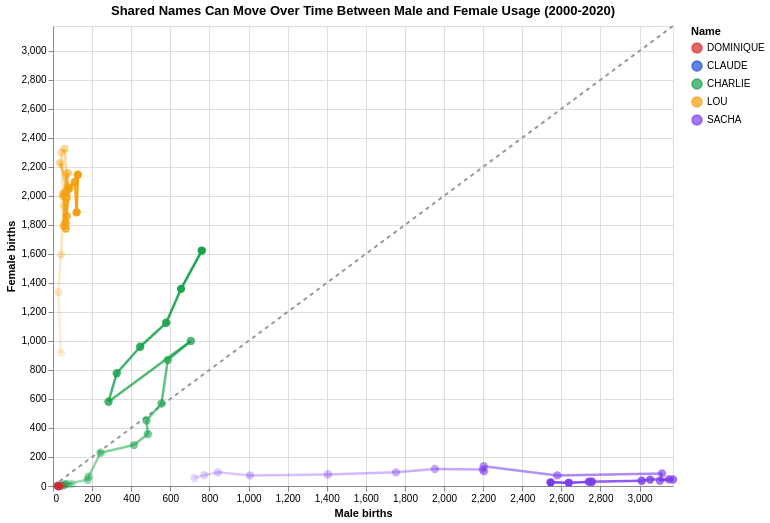

Write notebook code for a chart like this one.
### Code cell
limits = max(plot_data['male_births'].max(), plot_data['female_births'].max())
reference = pd.DataFrame({'x': [0, limits], 'y': [0, limits]})

diag = alt.Chart(reference).mark_line(color='#999', strokeDash=[4, 4]).encode(
    x=alt.X('x:Q', title='Male births', scale=alt.Scale(domain=[0, limits], nice=False)),
    y=alt.Y('y:Q', title='Female births', scale=alt.Scale(domain=[0, limits], nice=False))
)

segments = plot_data.copy()
segments['male_births_next'] = segments.groupby('preusuel')['male_births'].shift(-1)
segments['female_births_next'] = segments.groupby('preusuel')['female_births'].shift(-1)
segments = segments.dropna(subset=['male_births_next', 'female_births_next']).copy()

name_palette = ['#d62828', '#1d4ed8', '#16a34a', '#f59e0b', '#7c3aed']

lines = alt.Chart(segments).mark_rule(strokeWidth=2.5).encode(
    x=alt.X('male_births:Q', title='Male births', scale=alt.Scale(domain=[0, limits], nice=False)),
    y=alt.Y('female_births:Q', title='Female births', scale=alt.Scale(domain=[0, limits], nice=False)),
    x2='male_births_next:Q',
    y2='female_births_next:Q',
    color=alt.Color('preusuel:N', title='Name', scale=alt.Scale(domain=selected_names, range=name_palette)),
    opacity=alt.Opacity('year_strength:Q', legend=None, scale=alt.Scale(domain=[0, 1], range=[0.2, 1]))
)

points = alt.Chart(plot_data).mark_circle(size=70).encode(
    x=alt.X('male_births:Q', title='Male births', scale=alt.Scale(domain=[0, limits], nice=False)),
    y=alt.Y('female_births:Q', title='Female births', scale=alt.Scale(domain=[0, limits], nice=False)),
    color=alt.Color('preusuel:N', title='Name', scale=alt.Scale(domain=selected_names, range=name_palette)),
    opacity=alt.Opacity('year_strength:Q', legend=None, scale=alt.Scale(domain=[0, 1], range=[0.25, 1])),
    tooltip=[
        alt.Tooltip('preusuel:N', title='Name'),
        alt.Tooltip('annais:Q', title='Year'),
        alt.Tooltip('male_births:Q', title='Male births'),
        alt.Tooltip('female_births:Q', title='Female births')
    ]
)

(diag + lines + points).properties(
    width=620,
    height=460,
    title='Shared Names Can Move Over Time Between Male and Female Usage (2000-2020)'
)

### Figure 1 — Vega-Lite specification as saved in the notebook (floating-point values rounded to 4 significant figures)
{"config": {"view": {"continuousWidth": 300, "continuousHeight": 300}}, "layer": [{"data": {"name": "data-9502856ba2ed4d2eab51a879c333c2a0"}, "mark": {"type": "line", "color": "#999", "strokeDash": [4, 4]}, "encoding": {"x": {"field": "x", "scale": {"domain": [0, 3171.0], "nice": false}, "title": "Male births", "type": "quantitative"}, "y": {"field": "y", "scale": {"domain": [0, 3171.0], "nice": false}, "title": "Female births", "type": "quantitative"}}}, {"data": {"name": "data-6e6095345224b8812c63f23b59598062"}, "mark": {"type": "rule", "strokeWidth": 2.5}, "encoding": {"color": {"field": "preusuel", "scale": {"domain": ["DOMINIQUE", "CLAUDE", "CHARLIE", "LOU", "SACHA"], "range": ["#d62828", "#1d4ed8", "#16a34a", "#f59e0b", "#7c3aed"]}, "title": "Name", "type": "nominal"}, "opacity": {"field": "year_strength", "legend": null, "scale": {"domain": [0, 1], "range": [0.2, 1]}, "type": "quantitative"}, "x": {"field": "male_births", "scale": {"domain": [0, 3171.0], "nice": false}, "title": "Male births", "type": "quantitative"}, "x2": {"field": "male_births_next"}, "y": {"field": "female_births", "scale": {"domain": [0, 3171.0], "nice": false}, "title": "Female births", "type": "quantitative"}, "y2": {"field": "female_births_next"}}}, {"data": {"name": "data-b665137e69a1f4ab9d842a3d0553e8be"}, "mark": {"type": "circle", "size": 70}, "encoding": {"color": {"field": "preusuel", "scale": {"domain": ["DOMINIQUE", "CLAUDE", "CHARLIE", "LOU", "SACHA"], "range": ["#d62828", "#1d4ed8", "#16a34a", "#f59e0b", "#7c3aed"]}, "title": "Name", "type": "nominal"}, "opacity": {"field": "year_strength", "legend": null, "scale": {"domain": [0, 1], "range": [0.25, 1]}, "type": "quantitative"}, "tooltip": [{"field": "preusuel", "title": "Name", "type": "nominal"}, {"field": "annais", "title": "Year", "type": "quantitative"}, {"field": "male_births", "title": "Male births", "type": "quantitative"}, {"field": "female_births", "title": "Female births", "type": "quantitative"}], "x": {"field": "male_births", "scale": {"domain": [0, 3171.0], "nice": false}, "title": "Male births", "type": "quantitative"}, "y": {"field": "female_births", "scale": {"domain": [0, 3171.0], "nice": false}, "title": "Female births", "type": "quantitative"}}}], "height": 460, "title": "Shared Names Can Move Over Time Between Male and Female Usage (2000-2020)", "width": 620, "$schema": "https://vega.github.io/schema/vega-lite/v6.4.1.json", "datasets": {"data-9502856ba2ed4d2eab51a879c333c2a0": [{"x": 0.0, "y": 0.0}, {"x": 3171.0, "y": 3171.0}], "data-6e6095345224b8812c63f23b59598062": [{"annais": 2000, "preusuel": "CHARLIE", "male_births": 87.0, "female_births": 12.0, "decade": 2000, "year_strength": 0.0, "male_births_next": 99.0, "female_births_next": 15.0}, {"annais": 2001, "preusuel": "CHARLIE", "male_births": 99.0, "female_births": 15.0, "decade": 2000, "year_strength": 0.05, "male_births_next": 53.0, "female_births_next": 10.0}, {"annais": 2002, "preusuel": "CHARLIE", "male_births": 53.0, "female_births": 10.0, "decade": 2000, "year_strength": 0.1, "male_births_next": 55.0, "female_births_next": 7.0}, {"annais": 2003, "preusuel": "CHARLIE", "male_births": 55.0, "female_births": 7.0, "decade": 2000, "year_strength": 0.15, "male_births_next": 63.0, "female_births_next": 11.0}, {"annais": 2004, "preusuel": "CHARLIE", "male_births": 63.0, "female_births": 11.0, "decade": 2000, "year_strength": 0.2, "male_births_next": 68.0, "female_births_next": 14.0}, {"annais": 2005, "preusuel": "CHARLIE", "male_births": 68.0, "female_births": 14.0, "decade": 2000, "year_strength": 0.25, "male_births_next": 177.0, "female_births_next": 43.0}, {"annais": 2006, "preusuel": "CHARLIE", "male_births": 177.0, "female_births": 43.0, "decade": 2000, "year_strength": 0.3, "male_births_next": 182.0, "female_births_next": 64.0}, {"annais": 2007, "preusuel": "CHARLIE", "male_births": 182.0, "female_births": 64.0, "decade": 2000, "year_strength": 0.35, "male_births_next": 243.0, "female_births_next": 229.0}, {"annais": 2008, "preusuel": "CHARLIE", "male_births": 243.0, "female_births": 229.0, "decade": 2000, "year_strength": 0.4, "male_births_next": 414.0, "female_births_next": 282.0}, {"annais": 2009, "preusuel": "CHARLIE", "male_births": 414.0, "female_births": 282.0, "decade": 2000, "year_strength": 0.45, "male_births_next": 485.0, "female_births_next": 358.0}, {"annais": 2010, "preusuel": "CHARLIE", "male_births": 485.0, "female_births": 358.0, "decade": 2010, "year_strength": 0.5, "male_births_next": 478.0, "female_births_next": 452.0}, {"annais": 2011, "preusuel": "CHARLIE", "male_births": 478.0, "female_births": 452.0, "decade": 2010, "year_strength": 0.55, "male_births_next": 555.0, "female_births_next": 569.0}, {"annais": 2012, "preusuel": "CHARLIE", "male_births": 555.0, "female_births": 569.0, "decade": 2010, "year_strength": 0.6, "male_births_next": 587.0, "female_births_next": 868.0}, {"annais": 2013, "preusuel": "CHARLIE", "male_births": 587.0, "female_births": 868.0, "decade": 2010, "year_strength": 0.65, "male_births_next": 705.0, "female_births_next": 1000.0}, {"annais": 2014, "preusuel": "CHARLIE", "male_births": 705.0, "female_births": 1000.0, "decade": 2010, "year_strength": 0.7, "male_births_next": 284.0, "female_births_next": 581.0}, {"annais": 2015, "preusuel": "CHARLIE", "male_births": 284.0, "female_births": 581.0, "decade": 2010, "year_strength": 0.75, "male_births_next": 326.0, "female_births_next": 777.0}, {"annais": 2016, "preusuel": "CHARLIE", "male_births": 326.0, "female_births": 777.0, "decade": 2010, "year_strength": 0.8, "male_births_next": 446.0, "female_births_next": 960.0}, {"annais": 2017, "preusuel": "CHARLIE", "male_births": 446.0, "female_births": 960.0, "decade": 2010, "year_strength": 0.85, "male_births_next": 579.0, "female_births_next": 1125.0}, {"annais": 2018, "preusuel": "CHARLIE", "male_births": 579.0, "female_births": 1125.0, "decade": 2010, "year_strength": 0.9, "male_births_next": 655.0, "female_births_next": 1359.0}, {"annais": 2019, "preusuel": "CHARLIE", "male_births": 655.0, "female_births": 1359.0, "decade": 2010, "year_strength": 0.95, "male_births_next": 761.0, "female_births_next": 1623.0}, {"annais": 2000, "preusuel": "CLAUDE", "male_births": 28.0, "female_births": 0.0, "decade": 2000, "year_strength": 0.0, "male_births_next": 29.0, "female_births_next": 0.0}, {"annais": 2002, "preusuel": "CLAUDE", "male_births": 29.0, "female_births": 0.0, "decade": 2000, "year_strength": 0.1, "male_births_next": 23.0, "female_births_next": 0.0}, {"annais": 2000, "preusuel": "DOMINIQUE", "male_births": 50.0, "female_births": 0.0, "decade": 2000, "year_strength": 0.0, "male_births_next": 29.0, "female_births_next": 0.0}, {"annais": 2001, "preusuel": "DOMINIQUE", "male_births": 29.0, "female_births": 0.0, "decade": 2000, "year_strength": 0.05, "male_births_next": 36.0, "female_births_next": 0.0}, {"annais": 2002, "preusuel": "DOMINIQUE", "male_births": 36.0, "female_births": 0.0, "decade": 2000, "year_strength": 0.1, "male_births_next": 27.0, "female_births_next": 0.0}, {"annais": 2003, "preusuel": "DOMINIQUE", "male_births": 27.0, "female_births": 0.0, "decade": 2000, "year_strength": 0.15, "male_births_next": 26.0, "female_births_next": 0.0}, {"annais": 2004, "preusuel": "DOMINIQUE", "male_births": 26.0, "female_births": 0.0, "decade": 2000, "year_strength": 0.2, "male_births_next": 35.0, "female_births_next": 0.0}, {"annais": 2005, "preusuel": "DOMINIQUE", "male_births": 35.0, "female_births": 0.0, "decade": 2000, "year_strength": 0.25, "male_births_next": 25.0, "female_births_next": 0.0}, {"annais": 2000, "preusuel": "LOU", "male_births": 41.0, "female_births": 918.0, "decade": 2000, "year_strength": 0.0, "male_births_next": 27.0, "female_births_next": 1335.0}, {"annais": 2001, "preusuel": "LOU", "male_births": 27.0, "female_births": 1335.0, "decade": 2000, "year_strength": 0.05, "male_births_next": 41.0, "female_births_next": 1595.0}, {"annais": 2002, "preusuel": "LOU", "male_births": 41.0, "female_births": 1595.0, "decade": 2000, "year_strength": 0.1, "male_births_next": 54.0, "female_births_next": 1932.0}, {"annais": 2003, "preusuel": "LOU", "male_births": 54.0, "female_births": 1932.0, "decade": 2000, "year_strength": 0.15, "male_births_next": 43.0, "female_births_next": 2299.0}, {"annais": 2004, "preusuel": "LOU", "male_births": 43.0, "female_births": 2299.0, "decade": 2000, "year_strength": 0.2, "male_births_next": 60.0, "female_births_next": 2323.0}, {"annais": 2005, "preusuel": "LOU", "male_births": 60.0, "female_births": 2323.0, "decade": 2000, "year_strength": 0.25, "male_births_next": 74.0, "female_births_next": 2037.0}, {"annais": 2006, "preusuel": "LOU", "male_births": 74.0, "female_births": 2037.0, "decade": 2000, "year_strength": 0.3, "male_births_next": 37.0, "female_births_next": 2227.0}, {"annais": 2007, "preusuel": "LOU", "male_births": 37.0, "female_births": 2227.0, "decade": 2000, "year_strength": 0.35, "male_births_next": 78.0, "female_births_next": 2063.0}, {"annais": 2008, "preusuel": "LOU", "male_births": 78.0, "female_births": 2063.0, "decade": 2000, "year_strength": 0.4, "male_births_next": 51.0, "female_births_next": 1998.0}, {"annais": 2009, "preusuel": "LOU", "male_births": 51.0, "female_births": 1998.0, "decade": 2000, "year_strength": 0.45, "male_births_next": 75.0, "female_births_next": 2157.0}, {"annais": 2010, "preusuel": "LOU", "male_births": 75.0, "female_births": 2157.0, "decade": 2010, "year_strength": 0.5, "male_births_next": 71.0, "female_births_next": 1985.0}, {"annais": 2011, "preusuel": "LOU", "male_births": 71.0, "female_births": 1985.0, "decade": 2010, "year_strength": 0.55, "male_births_next": 55.0, "female_births_next": 1793.0}, {"annais": 2012, "preusuel": "LOU", "male_births": 55.0, "female_births": 1793.0, "decade": 2010, "year_strength": 0.6, "male_births_next": 55.0, "female_births_next": 2016.0}, {"annais": 2013, "preusuel": "LOU", "male_births": 55.0, "female_births": 2016.0, "decade": 2010, "year_strength": 0.65, "male_births_next": 71.0, "female_births_next": 1860.0}, {"annais": 2014, "preusuel": "LOU", "male_births": 71.0, "female_births": 1860.0, "decade": 2010, "year_strength": 0.7, "male_births_next": 66.0, "female_births_next": 1775.0}, {"annais": 2015, "preusuel": "LOU", "male_births": 66.0, "female_births": 1775.0, "decade": 2010, "year_strength": 0.75, "male_births_next": 65.0, "female_births_next": 1812.0}, {"annais": 2016, "preusuel": "LOU", "male_births": 65.0, "female_births": 1812.0, "decade": 2010, "year_strength": 0.8, "male_births_next": 83.0, "female_births_next": 2052.0}, {"annais": 2017, "preusuel": "LOU", "male_births": 83.0, "female_births": 2052.0, "decade": 2010, "year_strength": 0.85, "male_births_next": 112.0, "female_births_next": 2096.0}, {"annais": 2018, "preusuel": "LOU", "male_births": 112.0, "female_births": 2096.0, "decade": 2010, "year_strength": 0.9, "male_births_next": 121.0, "female_births_next": 1886.0}, {"annais": 2019, "preusuel": "LOU", "male_births": 121.0, "female_births": 1886.0, "decade": 2010, "year_strength": 0.95, "male_births_next": 127.0, "female_births_next": 2146.0}, {"annais": 2000, "preusuel": "SACHA", "male_births": 723.0, "female_births": 55.0, "decade": 2000, "year_strength": 0.0, "male_births_next": 774.0, "female_births_next": 75.0}, {"annais": 2001, "preusuel": "SACHA", "male_births": 774.0, "female_births": 75.0, "decade": 2000, "year_strength": 0.05, "male_births_next": 843.0, "female_births_next": 94.0}, {"annais": 2002, "preusuel": "SACHA", "male_births": 843.0, "female_births": 94.0, "decade": 2000, "year_strength": 0.1, "male_births_next": 1007.0, "female_births_next": 73.0}, {"annais": 2003, "preusuel": "SACHA", "male_births": 1007.0, "female_births": 73.0, "decade": 2000, "year_strength": 0.15, "male_births_next": 1406.0, "female_births_next": 79.0}, {"annais": 2004, "preusuel": "SACHA", "male_births": 1406.0, "female_births": 79.0, "decade": 2000, "year_strength": 0.2, "male_births_next": 1754.0, "female_births_next": 94.0}, {"annais": 2005, "preusuel": "SACHA", "male_births": 1754.0, "female_births": 94.0, "decade": 2000, "year_strength": 0.25, "male_births_next": 1953.0, "female_births_next": 117.0}, {"annais": 2006, "preusuel": "SACHA", "male_births": 1953.0, "female_births": 117.0, "decade": 2000, "year_strength": 0.3, "male_births_next": 2198.0, "female_births_next": 113.0}, {"annais": 2007, "preusuel": "SACHA", "male_births": 2198.0, "female_births": 113.0, "decade": 2000, "year_strength": 0.35, "male_births_next": 2205.0, "female_births_next": 102.0}, {"annais": 2008, "preusuel": "SACHA", "male_births": 2205.0, "female_births": 102.0, "decade": 2000, "year_strength": 0.4, "male_births_next": 2203.0, "female_births_next": 136.0}, {"annais": 2009, "preusuel": "SACHA", "male_births": 2203.0, "female_births": 136.0, "decade": 2000, "year_strength": 0.45, "male_births_next": 2579.0, "female_births_next": 73.0}, {"annais": 2010, "preusuel": "SACHA", "male_births": 2579.0, "female_births": 73.0, "decade": 2010, "year_strength": 0.5, "male_births_next": 3115.0, "female_births_next": 87.0}, {"annais": 2011, "preusuel": "SACHA", "male_births": 3115.0, "female_births": 87.0, "decade": 2010, "year_strength": 0.55, "male_births_next": 3104.0, "female_births_next": 36.0}, {"annais": 2012, "preusuel": "SACHA", "male_births": 3104.0, "female_births": 36.0, "decade": 2010, "year_strength": 0.6, "male_births_next": 3171.0, "female_births_next": 45.0}, {"annais": 2013, "preusuel": "SACHA", "male_births": 3171.0, "female_births": 45.0, "decade": 2010, "year_strength": 0.65, "male_births_next": 3152.0, "female_births_next": 46.0}, {"annais": 2014, "preusuel": "SACHA", "male_births": 3152.0, "female_births": 46.0, "decade": 2010, "year_strength": 0.7, "male_births_next": 3054.0, "female_births_next": 44.0}, {"annais": 2015, "preusuel": "SACHA", "male_births": 3054.0, "female_births": 44.0, "decade": 2010, "year_strength": 0.75, "male_births_next": 3011.0, "female_births_next": 36.0}, {"annais": 2016, "preusuel": "SACHA", "male_births": 3011.0, "female_births": 36.0, "decade": 2010, "year_strength": 0.8, "male_births_next": 2741.0, "female_births_next": 29.0}, {"annais": 2017, "preusuel": "SACHA", "male_births": 2741.0, "female_births": 29.0, "decade": 2010, "year_strength": 0.85, "male_births_next": 2756.0, "female_births_next": 29.0}, {"annais": 2018, "preusuel": "SACHA", "male_births": 2756.0, "female_births": 29.0, "decade": 2010, "year_strength": 0.9, "male_births_next": 2638.0, "female_births_next": 22.0}, {"annais": 2019, "preusuel": "SACHA", "male_births": 2638.0, "female_births": 22.0, "decade": 2010, "year_strength": 0.95, "male_births_next": 2545.0, "female_births_next": 25.0}], "data-b665137e69a1f4ab9d842a3d0553e8be": [{"annais": 2000, "preusuel": "CHARLIE", "male_births": 87.0, "female_births": 12.0, "decade": 2000, "year_strength": 0.0}, {"annais": 2001, "preusuel": "CHARLIE", "male_births": 99.0, "female_births": 15.0, "decade": 2000, "year_strength": 0.05}, {"annais": 2002, "preusuel": "CHARLIE", "male_births": 53.0, "female_births": 10.0, "decade": 2000, "year_strength": 0.1}, {"annais": 2003, "preusuel": "CHARLIE", "male_births": 55.0, "female_births": 7.0, "decade": 2000, "year_strength": 0.15}, {"annais": 2004, "preusuel": "CHARLIE", "male_births": 63.0, "female_births": 11.0, "decade": 2000, "year_strength": 0.2}, {"annais": 2005, "preusuel": "CHARLIE", "male_births": 68.0, "female_births": 14.0, "decade": 2000, "year_strength": 0.25}, {"annais": 2006, "preusuel": "CHARLIE", "male_births": 177.0, "female_births": 43.0, "decade": 2000, "year_strength": 0.3}, {"annais": 2007, "preusuel": "CHARLIE", "male_births": 182.0, "female_births": 64.0, "decade": 2000, "year_strength": 0.35}, {"annais": 2008, "preusuel": "CHARLIE", "male_births": 243.0, "female_births": 229.0, "decade": 2000, "year_strength": 0.4}, {"annais": 2009, "preusuel": "CHARLIE", "male_births": 414.0, "female_births": 282.0, "decade": 2000, "year_strength": 0.45}, {"annais": 2010, "preusuel": "CHARLIE", "male_births": 485.0, "female_births": 358.0, "decade": 2010, "year_strength": 0.5}, {"annais": 2011, "preusuel": "CHARLIE", "male_births": 478.0, "female_births": 452.0, "decade": 2010, "year_strength": 0.55}, {"annais": 2012, "preusuel": "CHARLIE", "male_births": 555.0, "female_births": 569.0, "decade": 2010, "year_strength": 0.6}, {"annais": 2013, "preusuel": "CHARLIE", "male_births": 587.0, "female_births": 868.0, "decade": 2010, "year_strength": 0.65}, {"annais": 2014, "preusuel": "CHARLIE", "male_births": 705.0, "female_births": 1000.0, "decade": 2010, "year_strength": 0.7}, {"annais": 2015, "preusuel": "CHARLIE", "male_births": 284.0, "female_births": 581.0, "decade": 2010, "year_strength": 0.75}, {"annais": 2016, "preusuel": "CHARLIE", "male_births": 326.0, "female_births": 777.0, "decade": 2010, "year_strength": 0.8}, {"annais": 2017, "preusuel": "CHARLIE", "male_births": 446.0, "female_births": 960.0, "decade": 2010, "year_strength": 0.85}, {"annais": 2018, "preusuel": "CHARLIE", "male_births": 579.0, "female_births": 1125.0, "decade": 2010, "year_strength": 0.9}, {"annais": 2019, "preusuel": "CHARLIE", "male_births": 655.0, "female_births": 1359.0, "decade": 2010, "year_strength": 0.95}, {"annais": 2020, "preusuel": "CHARLIE", "male_births": 761.0, "female_births": 1623.0, "decade": 2020, "year_strength": 1.0}, {"annais": 2000, "preusuel": "CLAUDE", "male_births": 28.0, "female_births": 0.0, "decade": 2000, "year_strength": 0.0}, {"annais": 2002, "preusuel": "CLAUDE", "male_births": 29.0, "female_births": 0.0, "decade": 2000, "year_strength": 0.1}, {"annais": 2004, "preusuel": "CLAUDE", "male_births": 23.0, "female_births": 0.0, "decade": 2000, "year_strength": 0.2}, {"annais": 2000, "preusuel": "DOMINIQUE", "male_births": 50.0, "female_births": 0.0, "decade": 2000, "year_strength": 0.0}, {"annais": 2001, "preusuel": "DOMINIQUE", "male_births": 29.0, "female_births": 0.0, "decade": 2000, "year_strength": 0.05}, {"annais": 2002, "preusuel": "DOMINIQUE", "male_births": 36.0, "female_births": 0.0, "decade": 2000, "year_strength": 0.1}, {"annais": 2003, "preusuel": "DOMINIQUE", "male_births": 27.0, "female_births": 0.0, "decade": 2000, "year_strength": 0.15}, {"annais": 2004, "preusuel": "DOMINIQUE", "male_births": 26.0, "female_births": 0.0, "decade": 2000, "year_strength": 0.2}, {"annais": 2005, "preusuel": "DOMINIQUE", "male_births": 35.0, "female_births": 0.0, "decade": 2000, "year_strength": 0.25}, {"annais": 2007, "preusuel": "DOMINIQUE", "male_births": 25.0, "female_births": 0.0, "decade": 2000, "year_strength": 0.35}, {"annais": 2000, "preusuel": "LOU", "male_births": 41.0, "female_births": 918.0, "decade": 2000, "year_strength": 0.0}, {"annais": 2001, "preusuel": "LOU", "male_births": 27.0, "female_births": 1335.0, "decade": 2000, "year_strength": 0.05}, {"annais": 2002, "preusuel": "LOU", "male_births": 41.0, "female_births": 1595.0, "decade": 2000, "year_strength": 0.1}, {"annais": 2003, "preusuel": "LOU", "male_births": 54.0, "female_births": 1932.0, "decade": 2000, "year_strength": 0.15}, {"annais": 2004, "preusuel": "LOU", "male_births": 43.0, "female_births": 2299.0, "decade": 2000, "year_strength": 0.2}, {"annais": 2005, "preusuel": "LOU", "male_births": 60.0, "female_births": 2323.0, "decade": 2000, "year_strength": 0.25}, {"annais": 2006, "preusuel": "LOU", "male_births": 74.0, "female_births": 2037.0, "decade": 2000, "year_strength": 0.3}, {"annais": 2007, "preusuel": "LOU", "male_births": 37.0, "female_births": 2227.0, "decade": 2000, "year_strength": 0.35}, {"annais": 2008, "preusuel": "LOU", "male_births": 78.0, "female_births": 2063.0, "decade": 2000, "year_strength": 0.4}, {"annais": 2009, "preusuel": "LOU", "male_births": 51.0, "female_births": 1998.0, "decade": 2000, "year_strength": 0.45}, {"annais": 2010, "preusuel": "LOU", "male_births": 75.0, "female_births": 2157.0, "decade": 2010, "year_strength": 0.5}, {"annais": 2011, "preusuel": "LOU", "male_births": 71.0, "female_births": 1985.0, "decade": 2010, "year_strength": 0.55}, {"annais": 2012, "preusuel": "LOU", "male_births": 55.0, "female_births": 1793.0, "decade": 2010, "year_strength": 0.6}, {"annais": 2013, "preusuel": "LOU", "male_births": 55.0, "female_births": 2016.0, "decade": 2010, "year_strength": 0.65}, {"annais": 2014, "preusuel": "LOU", "male_births": 71.0, "female_births": 1860.0, "decade": 2010, "year_strength": 0.7}, {"annais": 2015, "preusuel": "LOU", "male_births": 66.0, "female_births": 1775.0, "decade": 2010, "year_strength": 0.75}, {"annais": 2016, "preusuel": "LOU", "male_births": 65.0, "female_births": 1812.0, "decade": 2010, "year_strength": 0.8}, {"annais": 2017, "preusuel": "LOU", "male_births": 83.0, "female_births": 2052.0, "decade": 2010, "year_strength": 0.85}, {"annais": 2018, "preusuel": "LOU", "male_births": 112.0, "female_births": 2096.0, "decade": 2010, "year_strength": 0.9}, {"annais": 2019, "preusuel": "LOU", "male_births": 121.0, "female_births": 1886.0, "decade": 2010, "year_strength": 0.95}, {"annais": 2020, "preusuel": "LOU", "male_births": 127.0, "female_births": 2146.0, "decade": 2020, "year_strength": 1.0}, {"annais": 2000, "preusuel": "SACHA", "male_births": 723.0, "female_births": 55.0, "decade": 2000, "year_strength": 0.0}, {"annais": 2001, "preusuel": "SACHA", "male_births": 774.0, "female_births": 75.0, "decade": 2000, "year_strength": 0.05}, {"annais": 2002, "preusuel": "SACHA", "male_births": 843.0, "female_births": 94.0, "decade": 2000, "year_strength": 0.1}, {"annais": 2003, "preusuel": "SACHA", "male_births": 1007.0, "female_births": 73.0, "decade": 2000, "year_strength": 0.15}, {"annais": 2004, "preusuel": "SACHA", "male_births": 1406.0, "female_births": 79.0, "decade": 2000, "year_strength": 0.2}, {"annais": 2005, "preusuel": "SACHA", "male_births": 1754.0, "female_births": 94.0, "decade": 2000, "year_strength": 0.25}, {"annais": 2006, "preusuel": "SACHA", "male_births": 1953.0, "female_births": 117.0, "decade": 2000, "year_strength": 0.3}, {"annais": 2007, "preusuel": "SACHA", "male_births": 2198.0, "female_births": 113.0, "decade": 2000, "year_strength": 0.35}, {"annais": 2008, "preusuel": "SACHA", "male_births": 2205.0, "female_births": 102.0, "decade": 2000, "year_strength": 0.4}, {"annais": 2009, "preusuel": "SACHA", "male_births": 2203.0, "female_births": 136.0, "decade": 2000, "year_strength": 0.45}, {"annais": 2010, "preusuel": "SACHA", "male_births": 2579.0, "female_births": 73.0, "decade": 2010, "year_strength": 0.5}, {"annais": 2011, "preusuel": "SACHA", "male_births": 3115.0, "female_births": 87.0, "decade": 2010, "year_strength": 0.55}, {"annais": 2012, "preusuel": "SACHA", "male_births": 3104.0, "female_births": 36.0, "decade": 2010, "year_strength": 0.6}, {"annais": 2013, "preusuel": "SACHA", "male_births": 3171.0, "female_births": 45.0, "decade": 2010, "year_strength": 0.65}, {"annais": 2014, "preusuel": "SACHA", "male_births": 3152.0, "female_births": 46.0, "decade": 2010, "year_strength": 0.7}, {"annais": 2015, "preusuel": "SACHA", "male_births": 3054.0, "female_births": 44.0, "decade": 2010, "year_strength": 0.75}, {"annais": 2016, "preusuel": "SACHA", "male_births": 3011.0, "female_births": 36.0, "decade": 2010, "year_strength": 0.8}, {"annais": 2017, "preusuel": "SACHA", "male_births": 2741.0, "female_births": 29.0, "decade": 2010, "year_strength": 0.85}, {"annais": 2018, "preusuel": "SACHA", "male_births": 2756.0, "female_births": 29.0, "decade": 2010, "year_strength": 0.9}, {"annais": 2019, "preusuel": "SACHA", "male_births": 2638.0, "female_births": 22.0, "decade": 2010, "year_strength": 0.95}, {"annais": 2020, "preusuel": "SACHA", "male_births": 2545.0, "female_births": 25.0, "decade": 2020, "year_strength": 1.0}]}}
